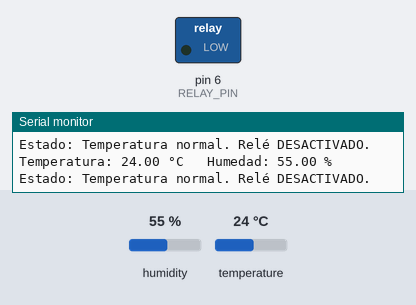
Recording of a sketch running on a simulated Arduino Uno, built with avr-gcc and run on an emulated ATmega328P. On the bench: switched loads named in the sketch (green lamp = pin HIGH), the last lines printed to the serial monitor. The test bench sets the inputs (shaded band); at power-on: temperature 24 °C, humidity 55 %.

Above: at 2.8 s.
2.9 s: temperature set to 27.4 °C
5.6 s: temperature set to 28.5 °C
At 6.5 s:
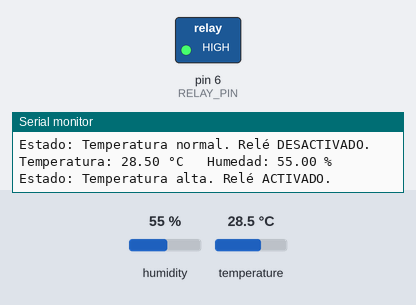
8.3 s: temperature set to 12 °C
At 10.6 s:
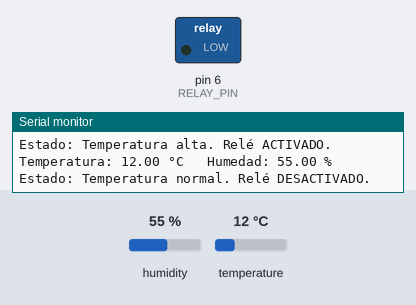
11.6 s: temperature set to 33 °C
At 13.1 s:
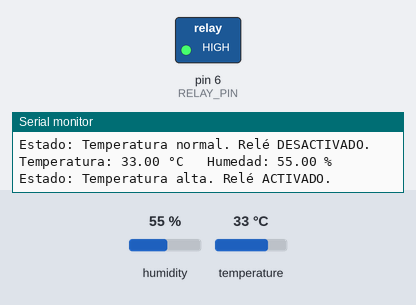
Timing chart, 0 to 14.6 s (numbered marks = the images above; inputs shaded):
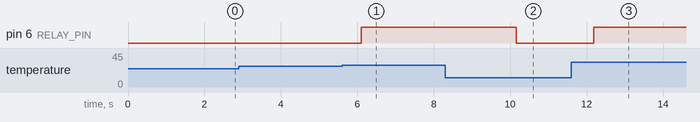

The sketch:

ProyectoFase2.ino
```cpp
// Importamos la librería del sensor DHT
#include <DHT.h>

// Definimos el pin donde está conectado el DHT22
#define DHTPIN 2

// Definimos el tipo de sensor (DHT22)
#define DHTTYPE DHT22

// Declaramos el objeto del sensor
DHT dht(DHTPIN, DHTTYPE);

// Pin del Arduino que controlará el módulo de relé
const int RELAY_PIN = 6;

// Umbral de temperatura a partir del cual se activa el relé
const float TEMPERATURE_THRESHOLD = 28.0;

void setup() {
  // Inicializamos la comunicación serial para ver lecturas en pantalla
  Serial.begin(9600);

  // Inicializamos el sensor DHT22
  dht.begin();

  // Configuramos el pin del relé como salida
  pinMode(RELAY_PIN, OUTPUT);

  // Aseguramos que el relé inicie apagado
  digitalWrite(RELAY_PIN, LOW);
}

void loop() {
  // Leemos la humedad desde el sensor
  float humidity = dht.readHumidity();

  // Leemos la temperatura en grados Celsius
  float temperature = dht.readTemperature();

  // Verificamos si hubo error en la lectura
  if (isnan(humidity) || isnan(temperature)) {
    Serial.println("Error al leer el sensor DHT22");
    return; // Terminamos esta iteración del loop
  }

  // Mostramos las lecturas en el monitor serial
  Serial.print("Temperatura: ");
  Serial.print(temperature);
  Serial.print(" °C   Humedad: ");
  Serial.print(humidity);
  Serial.println(" %");

  // Verificamos si la temperatura supera el umbral configurado
  if (temperature > TEMPERATURE_THRESHOLD) {
    // Activamos el relé (encendemos la carga)
    digitalWrite(RELAY_PIN, HIGH);
    Serial.println("Estado: Temperatura alta. Relé ACTIVADO.");
  } else {
    // Apagamos el relé
    digitalWrite(RELAY_PIN, LOW);
    Serial.println("Estado: Temperatura normal. Relé DESACTIVADO.");
  }

  // Pequeña pausa para evitar lecturas demasiado rápidas
  delay(2000);
}
```

Measured:
- the behaviour switches between 28 and 28.1 °C on temperature (found by bisection; images 0 and 1)
- after the input at 5.6 s, pin 6 (RELAY_PIN): LOW → HIGH after 0.50 s
- after the input at 8.3 s, pin 6 (RELAY_PIN): HIGH → LOW after 1.9 s
- after the input at 11.6 s, pin 6 (RELAY_PIN): LOW → HIGH after 0.59 s
